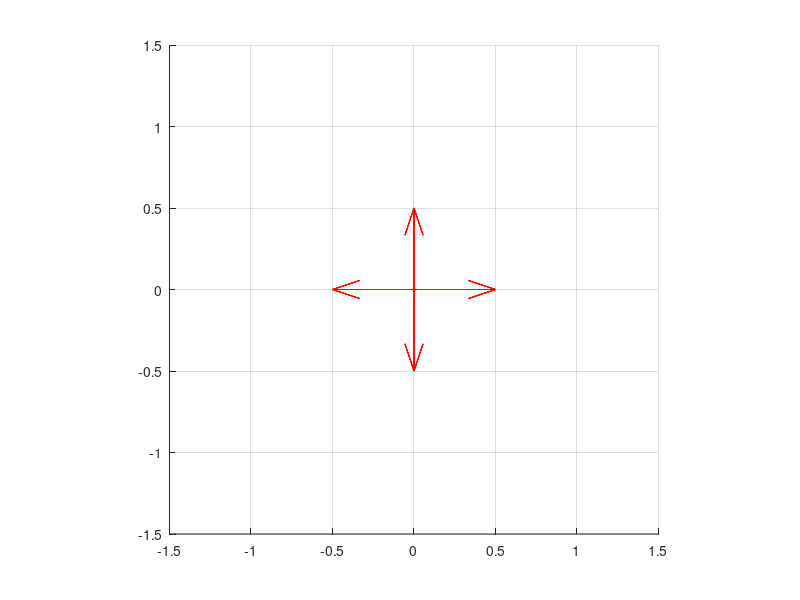

MATLAB code for this plot: (Note: this script raises an error after producing the figure.)
t = linspace(0,1,270);
l = 4;  % vortex charge

Show_Each_Ray = 1;

m = 16; % number of rays
theta = linspace(0,2*pi-2*pi/m,m);  % position of light ray on a ring aperture
delay = l*theta; % phase delay due to vortex phase plate

E0 = 1/m; % amplitude of each ray. There is a little different for circular and linear polarization


figure1 = figure(1);
xlim([-1.5,1.5]);ylim([-1.5,1.5]);
axis square
set(gca,'XTick',[-1.5,-1,-0.5,0,0.5,1,1.5],'YTick',[-1.5,-1,-0.5,0,0.5,1,1.5]);
grid on
hold on
vec_E = quiver(0,0,0,0,1,'-b');
if Show_Each_Ray == 1
    tmp = zeros(1,m);
    raysx = quiver(tmp,tmp,tmp,tmp,m/2,'-r');
    raysy = quiver(tmp,tmp,tmp,tmp,m/2,'-r');
end

filename=['.\temp\focus_cir_',num2str(l),'.gif']; fps=30;


for k = 2:length(t)
    rho = E0*ones(1,m);
    phi = 2*pi*t(k)+delay;
    [x,y] = pol2cart(phi,rho);
    Ex = sum(x); Ey = sum(y);
    
    set(vec_E,'UData',Ex,'VData',Ey);
  
    if Show_Each_Ray == 1
        set(raysx,'UData',x);
        set(raysy,'VData',y);
    end  
   
    drawnow
    
    Frame=getframe(gcf);
    Image=frame2im(Frame);
    [imind,cm]=rgb2ind(Image,256);
    if k==2
        imwrite(imind,cm,filename,'gif','Loopcount',inf,'DelayTime',1/fps);
    else
        imwrite(imind,cm,filename,'gif','WriteMode','append','DelayTime',1/fps);
    end
end
close(1)